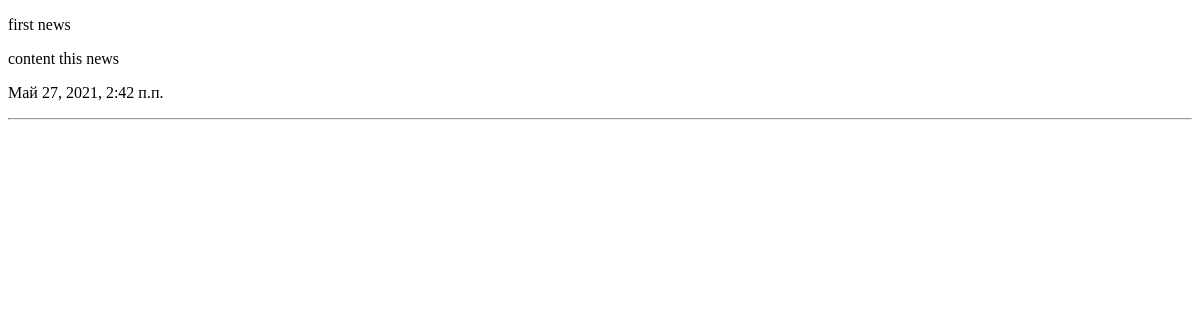
The app's page /, older data.
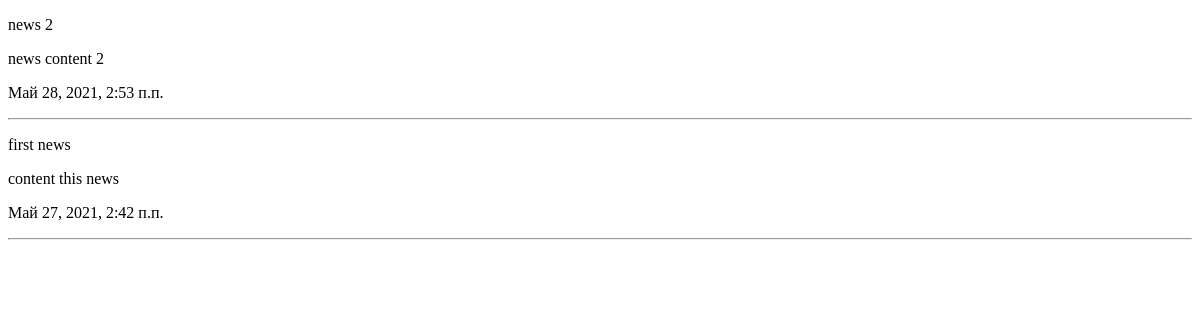
The same page, newer data.
### news/models.py (models this page shows, shortened)
class News(models.Model):
    title = models.CharField(max_length=150)
    content = models.TextField()
    created_ad = models.DateTimeField(auto_now_add=True)
    updated_ad = models.DateTimeField(auto_now=True)
    photo = models.ImageField(upload_to='photos/%Y/%m/%d/')
    is_published = models.BooleanField(default=True)

### news/views.py (the view)
# urls.py: path('', index),
def index(request):
    news = News.objects.order_by('-created_ad')
    context = {
        'news': news,
        'title': 'Список новостей'
    }
    return render(request, 'news/index.html', context)

### news/templates/news/index.html (shortened to what this page needs)
<!doctype html>
<html lang="en">
<head>
</head>
<body>
{% for item in news %}
    <div>
        <p>{{ item.title }}</p>
        <p>{{ item.content }}</p>
        <p>{{ item.created_ad }}</p>
        <hr>
    </div>
{% endfor %}
</body>
</html>

Row changes from the older to the newer data that the page shows:
added News: title "news 2", content "news content 2", created_ad "Май 28, 2021, 2:53 п.п."
